Frame 1 (no input): blank canvas, image omitted
Frame 60 (no input): blank canvas, image omitted
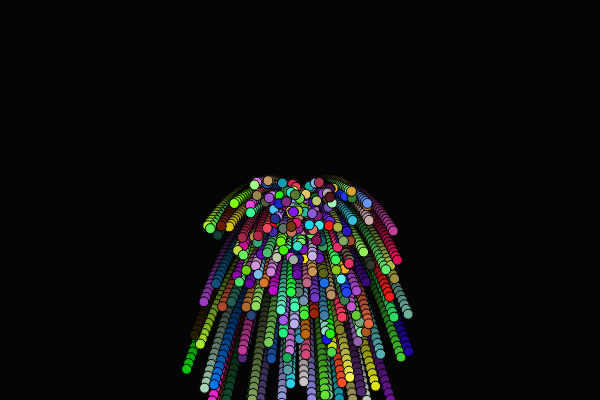
Frame 120 (the mouse pressed at the canvas centre since frame 60)

The p5.js sketch whose frames 1 and 60 were blank and that drew this single picture after the mouse press (run headless with seeded random() and noise() and a simulated clock; from frame 60 on, the mouse is pressed at the canvas centre):

// p5.js sketch
// ── sketch.js
let p = [];
function setup() {
  createCanvas(600, 400);
}
function draw() {
  background(0, 20);
  for (let i = 0; i < 5; i++) if (mouseIsPressed) 
    p.push({x: mouseX, y: mouseY, vx: random(-2, 2), vy: random(-2, 2), c: color(random(255), random(255), random(255))});
  
  for (let i = p.length - 1; i >= 0; i--) {
    p[i].x += p[i].vx;
    p[i].y += p[i].vy;
    p[i].vy += 0.1;
    fill(p[i].c);
    circle(p[i].x, p[i].y, 10);
    if (p[i].y > height) p.splice(i, 1);
  }
}
